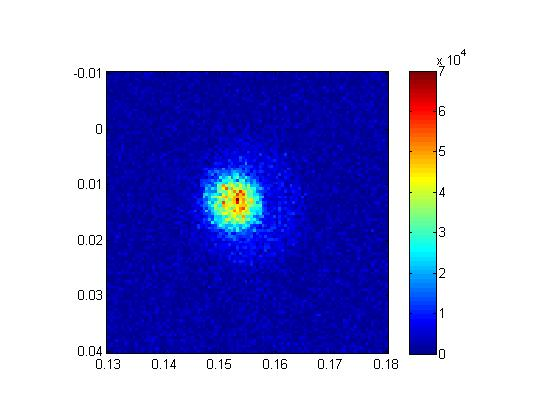
%> input picture Matlab/Image_2012-09-07_132730.jpg, 560 x 420 px
$ octave --eval "result = LoadImageFromDiskAsCounts('../../Image_2012-09-07_132730.jpg');"   (GNU Octave 9; MATLAB toolbox functions it lacks are replaced by stand-ins)
%> lines starting %> are read from the running program, lines starting %| are printed output that depends on the picture
function img = LoadImageFromDiskAsCounts(path)
%> called with path = '../../Image_2012-09-07_132730.jpg'
    img=sum(double(imread(path)),3);
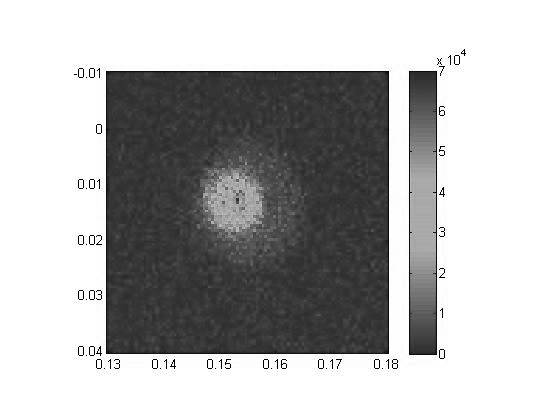
%> img: size 420x560 double; min 0, max 765, mean 548.3; drawn with min black and max white
    img=img./max(img(:));
    img=img(end:-1:1,:);
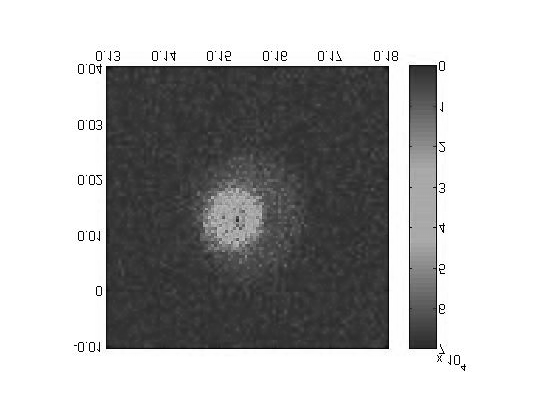
%> img: size 420x560 double; min 0, max 1, mean 0.717; mean of the top-left, top-right, bottom-left and bottom-right quarters 0.67, 0.749, 0.691, 0.757
end

$ run again, on Matlab/split23.jpg
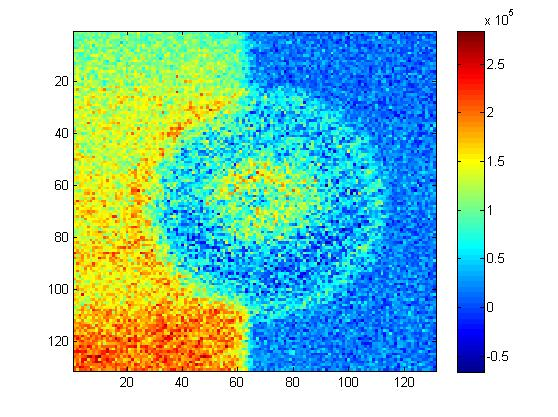
%> input picture Matlab/split23.jpg, 558 x 417 px
%> in LoadImageFromDiskAsCounts, `img=sum(double(imread(path)),3);`:
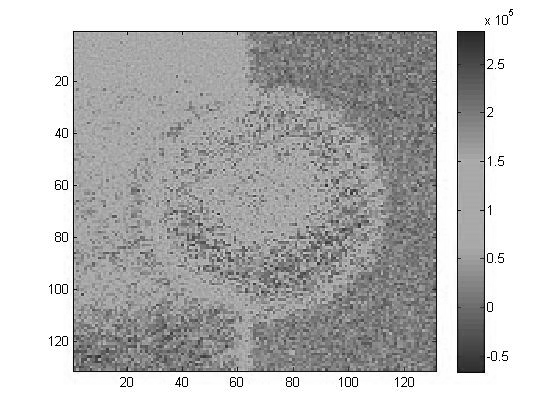
%> img: size 417x558 double; min 0, max 765, mean 566; drawn with min black and max white
%> in LoadImageFromDiskAsCounts, `img=img(end:-1:1,:);`:
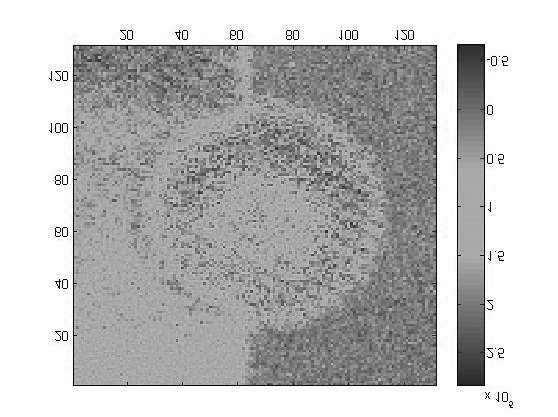
%> img: size 417x558 double; min 0, max 1, mean 0.74; mean of the top-left, top-right, bottom-left and bottom-right quarters 0.743, 0.734, 0.764, 0.719
